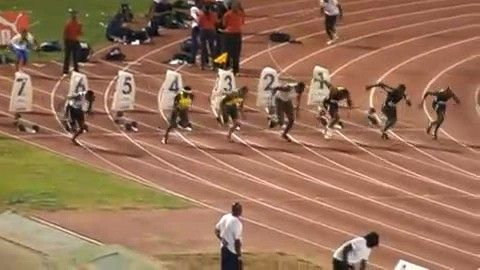
#> input picture data/Bolt2/img/0002.jpg, 480 x 270 px; its folder holds 4 pictures in this run
$ python lktracker_bolt.py
#> lines starting #> are read from the running program, lines starting #| are printed output that depends on the picture; after the words box and inside, x2 and y2 are one past the last pixel; in counts of white or black regions, pixels touching at a corner belong together
import numpy as np
import cv2
import copy
from scipy.interpolate import RectBivariateSpline
import glob


def huber_loss(a, gamma=0.01):
    return np.sum(np.square(gamma)*(np.sqrt(1+np.square(a/gamma))-1))


def LucasKanade(in_temp, in_temp_a, rectangle, s=np.zeros(2)):

    x1, y1, x2, y2 = rectangle[0], rectangle[1], rectangle[2], rectangle[3]
    temp_y, temp_x = np.gradient(in_temp_a)
    ds = 1
    thresh = 0.0001

    #while np.square(ds).sum() > thresh:
    while huber_loss(ds,1) > thresh:

        s_x, s_y = s[0], s[1]
        w_x1, w_y1, w_x2, w_y2 = x1 + s_x, y1 + s_y, x2 + s_x, y2 + s_y

        u = np.linspace(x1, x2, 87)
        v = np.linspace(y1, y2, 36)
        u0, v0 = np.meshgrid(u, v)

        w_u = np.linspace(w_x1, w_x2, 87)
        w_v = np.linspace(w_y1, w_y2, 36)
        w_u0, w_v0 = np.meshgrid(w_u, w_v)

        x = np.arange(0, in_temp.shape[0], 1)
        y = np.arange(0, in_temp.shape[1], 1)

        spline = RectBivariateSpline(x, y, in_temp)
        S = spline.ev(v0, u0)

        spline_a = RectBivariateSpline(x, y, in_temp_a)
        img_warp = spline_a.ev(w_v0, w_u0)


        error = S - img_warp
        img_error = error.reshape(-1, 1)


        spline_x = RectBivariateSpline(x, y, temp_x)
        warpTemp_x = spline_x.ev(w_v0, w_u0)

        spline_y = RectBivariateSpline(x, y, temp_y)
        warpTemp_y = spline_y.ev(w_v0, w_u0)

        temp = np.vstack((warpTemp_x.ravel(), warpTemp_y.ravel())).T


        jac_matrix = np.array([[1, 0], [0, 1]])


        hess_matrix = temp @ jac_matrix

        H = hess_matrix.T @ hess_matrix


        try:
            ds = np.linalg.inv(H) @ (hess_matrix.T) @ img_error
        except:
            return s


        s[0] += ds[0, 0]
        s[1] += ds[1, 0]

    stop = s
    return stop


if __name__=="__main__":
    #path = "./data/Car4/img"
    path = "./data/Bolt2/img"
    #path = "./data/DragonBaby/img"
    ext = ".jpg"
    images = glob.glob(path+'/*' + ext)
    images.sort()
    #rectangle = [70, 51, 107, 87]
    #rectangle = [70, 51, 177, 138]
    rectangle = [269, 75, 303, 139]
    #rectangle = [160, 83, 216, 148]

    l = rectangle[2] - rectangle[0]
    b = rectangle[3] - rectangle[1]

    rectangle0 = copy.deepcopy(rectangle)
    capture_in = cv2.imread(images[0])
#> capture_in is the input picture: shape (270, 480, 3); mean B, G, R 88.9, 113.8, 151.8
    capture_gray_in = cv2.cvtColor(capture_in, cv2.COLOR_BGR2GRAY)
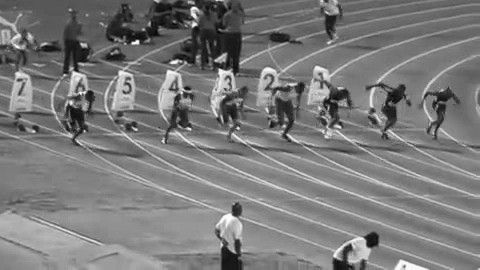
#> capture_gray_in: shape (270, 480); min 4, max 254, mean 122.3
    clahe = cv2.createCLAHE(clipLimit=2.0, tileGridSize=(8,8))
    #capture_gray_in = clahe.apply(capture_gray_in)
    #capture_gray_in = cv2.equalizeHist(capture_gray_in)
    h,w = capture_gray_in.shape
#> h = 270; w = 480
    #out = cv2.VideoWriter('Car.avi', cv2.VideoWriter_fourcc('M','J','P','G'), 10, (w,h))
    out = cv2.VideoWriter('Bolt2.avi', cv2.VideoWriter_fourcc('M','J','P','G'), 10, (w,h))
    #out = cv2.VideoWriter('Baby.avi', cv2.VideoWriter_fourcc('M','J','P','G'), 10, (w,h))

    for index in range(len(images)-1):
        #if index % 15 == 0:
        #    capture_gray_in = cv2.imread(images[index],0)
        capture = cv2.imread(images[index])
        capture_gray = cv2.cvtColor(capture, cv2.COLOR_BGR2GRAY)
        #capture_gray = cv2.equalizeHist(capture_gray)
        #capture_gray = clahe.apply(capture_gray)

        cv2.rectangle(capture,(int(rectangle[0]),int(rectangle[1])),(int(rectangle[0])+l,int(rectangle[1])+b),(255, 0, 0),3)
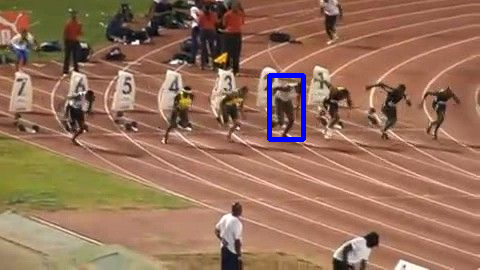
#> capture: shape (270, 480, 3); 0.75% of pixels changed, all inside (x1, y1, x2, y2) = (267, 73, 306, 142)
        cv2.imshow('Tracking Human', capture)
        out.write(capture)

        capture_next = cv2.imread(images[index+1])
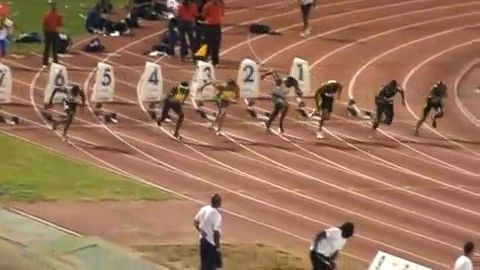
#> input picture data/Bolt2/img/0006.jpg, 480 x 270 px
#> capture_next is the input picture: shape (270, 480, 3); mean B, G, R 90.9, 115.3, 154.1
        capture_gray_next = cv2.cvtColor(capture_next, cv2.COLOR_BGR2GRAY)
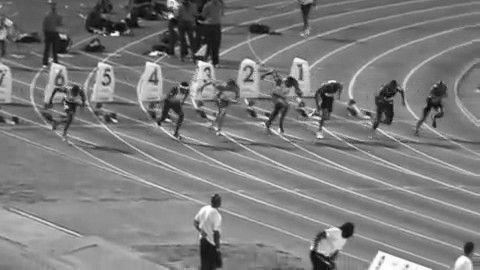
#> capture_gray_next: shape (270, 480); min 3, max 255, mean 124.1
        #capture_gray_next = cv2.equalizeHist(capture_gray_next)
        #capture_gray_next = clahe.apply(capture_gray_next)

        in_temp_x = capture_gray_in / 255.
        in_temp = capture_gray / 255.
        in_temp_a = capture_gray_next / 255.
        #stop = LucasKanade(in_temp, in_temp_a, rectangle0)
        stop = LucasKanade(in_temp_x, in_temp_a, rectangle0)
#> in LucasKanade, `temp_y, temp_x = np.gradient(in_temp_a)`:
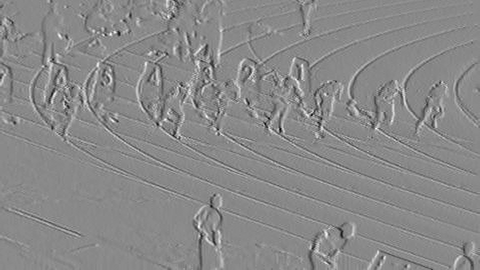
#> temp_x: shape (270, 480) float64; min -0.351, max 0.3, mean -2.42e-05; drawn with min black and max white
#> the loop in LucasKanade, `while huber_loss(ds,1) > thresh: ` made 75 passes
#> (s_x, s_y, w_x1, w_y1, w_x2, w_y2, H, ds) on passes 1 to 7: (0, 0, 269, 75, 303, 139, [[12.58, -3.39], [-3.39, 13.15]], [-0.354, -0.168]), (-0.354, -0.168, 268.6, 74.83, 302.6, 138.8, [[12.6, -3.32], [-3.32, 13.09]], [-0.359, -0.213]), (-0.713, -0.381, 268.3, 74.62, 302.3, 138.6, [[12.57, -3.21], [-3.21, 13.21]], [-0.347, -0.254]), (-1.06, -0.635, 267.9, 74.36, 301.9, 138.4, [[12.59, -3.07], [-3.07, 13.52]], [-0.321, -0.267]), (-1.38, -0.902, 267.6, 74.1, 301.6, 138.1, [[12.67, -2.99], [-2.99, 13.72]], [-0.291, -0.246]), (-1.67, -1.15, 267.3, 73.85, 301.3, 137.9, [[12.68, -3.01], [-3.01, 13.63]], [-0.268, -0.225]), (-1.94, -1.37, 267.1, 73.63, 301.1, 137.6, [[12.61, -3.03], [-3.03, 13.41]], [-0.255, -0.22])
#> pass 1, in LucasKanade, `warpTemp_x = spline_x.ev(w_v0, w_u0)`:
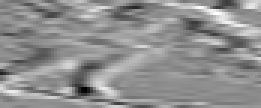
#> warpTemp_x: shape (36, 87) float64 (shown 3 times larger); min -0.306, max 0.24, mean 0.00259; drawn with min black and max white
#> after the loop in LucasKanade, `while huber_loss(ds,1) > thresh:`:
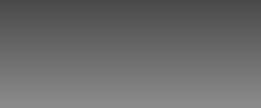
#> v0: shape (36, 87) float64 (shown 3 times larger); min 75, max 139, mean 107
#> after the loop in LucasKanade, `while huber_loss(ds,1) > thresh:`: s = [-7.53, -5.34]
#> stop = [-7.53, -5.34]

        rectangle[0] = stop[0] + rectangle0[0]
        rectangle[1] = stop[1] + rectangle0[1]
        rectangle[2] = stop[0] + rectangle0[2]
        rectangle[3] = stop[1] + rectangle0[3]


        if cv2.waitKey(1) == 27:
#> (key Esc is pressed here)
            cv2.destroyAllWindows()
            break
    out.release()
